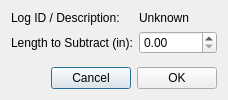
<?xml version="1.0" encoding="UTF-8"?>
<ui version="4.0">
    <class>AdjustLogLengthDialog</class>
    <widget class="QDialog" name="AdjustLogLengthDialog">
        <property name="windowTitle">
            <string>Adjust Log Length</string>
        </property>
        <layout class="QVBoxLayout" name="verticalLayout">
            <item>
                <layout class="QFormLayout" name="formLayout">
                    <item row="0" column="0">
                        <widget class="QLabel" name="logLabel">
                            <property name="text">
                                <string>Log ID / Description:</string>
                            </property>
                        </widget>
                    </item>
                    <item row="0" column="1">
                        <widget class="QLabel" name="logInfoLabel">
                            <property name="text">
                                <string>Unknown</string>
                            </property>
                        </widget>
                    </item>
                    <item row="1" column="0">
                        <widget class="QLabel" name="lengthLabel">
                            <property name="text">
                                <string>Length to Subtract (in):</string>
                            </property>
                        </widget>
                    </item>
                    <item row="1" column="1">
                        <widget class="QDoubleSpinBox" name="lengthSpinBox">
                            <property name="minimum">
                                <double>0.00</double>
                            </property>
                            <property name="maximum">
                                <double>1000.00</double>
                            </property>
                            <property name="singleStep">
                                <double>0.25</double>
                            </property>
                            <property name="value">
                                <double>0.00</double>
                            </property>
                        </widget>
                    </item>
                </layout>
            </item>
            <item>
                <layout class="QHBoxLayout" name="buttonLayout">
                    <item>
                        <spacer name="horizontalSpacer">
                            <property name="orientation">
                                <enum>Qt::Horizontal</enum>
                            </property>
                            <property name="sizeHint" stdset="0">
                                <size>
                                    <width>40</width>
                                    <height>20</height>
                                </size>
                            </property>
                        </spacer>
                    </item>
                    <item>
                        <widget class="QPushButton" name="cancelButton">
                            <property name="text">
                                <string>Cancel</string>
                            </property>
                        </widget>
                    </item>
                    <item>
                        <widget class="QPushButton" name="okButton">
                            <property name="text">
                                <string>OK</string>
                            </property>
                        </widget>
                    </item>
                </layout>
            </item>
        </layout>
    </widget>
    <resources />
    <connections />
</ui>
